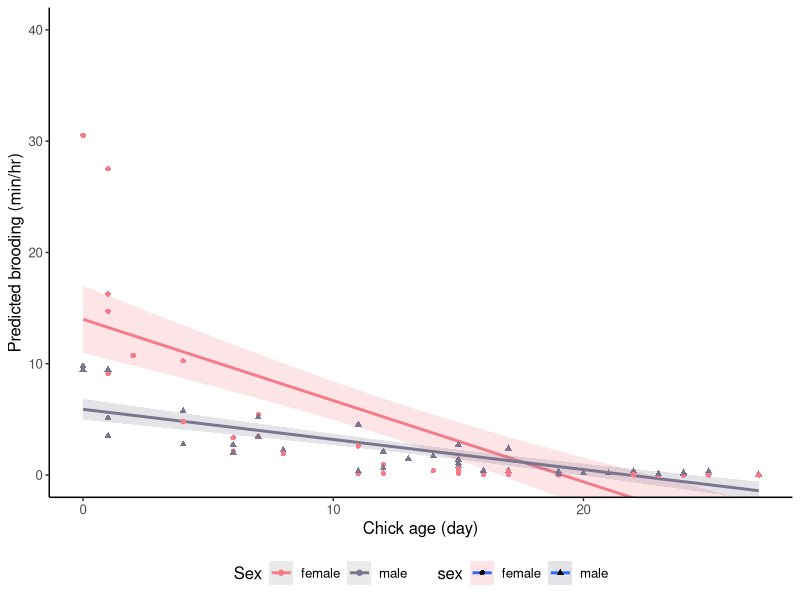

Reproduce this figure in R. (Note: this script raises an error after producing the figure.)
# intro -------------------------------------------------------------------

# Red-headed Woodpecker brooding duration model predictions
# By: Lynn Abigail Walter

# Latest updates:
# Aug 2019 - After correcting the bbyvid to sum duration of brooding, a new top model was selected. My thesis used model 1.1i which did not include Tmax as a factor, but the new top model 1.5i does.

# Best version

# libraries ---------------------------------------------------------------

library(tidyverse)
library(reshape2)
library(glmmTMB)

# data --------------------------------------------------------------------

# Behaviors by video

bbyvid <- 
  read.csv("clean_data/behaviors.csv", stringsAsFactors = FALSE) %>%
  as_tibble() %>%
  mutate(
    # Calculate standardized temperatures
    std_tmax = (tmax - mean(tmax))/sd(tmax),
    brood_perhr = (brooding_min/usable_video)*60)

# script ------------------------------------------------------------------

# Run best model (see brooding_models.R)

brood_mod <- 
  glmmTMB(
    brooding_min ~ 
      exact_age_chick * sex + peeped_chick_count + std_tmax + (1|brood_id) + 
      offset(log(usable_video)), 
    data = bbyvid,
    ziformula = ~ .,
    family = "truncated_nbinom1")

summary(brood_mod)

# Generate dataframes with needed model variables to generate prediction

brooding_subset <- 
  bbyvid %>%
  select(brooding_min, subject, brood_id, exact_age_chick, sex, habitat,
         std_tmax, usable_video, peeped_chick_count) 

# Calculate a predicted brooding rate (brooding per minute)

brooding_predictions <-
  brooding_subset %>%
  mutate(
    predicted_brood_per_unit = 
      stats::predict(brood_mod, brooding_subset, type = "response"),
    predicted_brood_per_hr =
      (predicted_brood_per_unit/usable_video)*60,
    brood_per_hr = (brooding_min/usable_video)*60,
    tmax = ifelse(std_tmax > 0, "Hot", "Cool"))

# experimental ------------------------------------------------------------

# Generate dataframes with needed model variables to generate prediction

brooding_subset2 <- 
  bbyvid %>%
  select(brooding_min, subject, brood_id, exact_age_chick, sex, habitat,
         std_tmax, usable_video, peeped_chick_count, tmax) 

# Calculate a predicted brooding rate (brooding per minute)

brooding_predictions2 <-
  brooding_subset2 %>%
  mutate(
    predicted_brood_per_unit = 
      stats::predict(brood_mod, brooding_subset2, type = "response"),
    predicted_brood_per_hr =
      (predicted_brood_per_unit/usable_video)*60,
    brood_per_hr = (brooding_min/usable_video)*60)

# ------

# Set colors

colors_sex <- c("female" = "#F47C89", "male" = "#7b758e")
colors_tem <- c("Cool" = "#6bd2db", "Hot" = "#fc913a")
colors_bw <- c("Cool" = "#ABABAB", "Hot" = "#333333")

# predbrood_conditional <- 
#   brooding_predictions %>% 
#   filter(predicted_brood_per_unit > 1)

# linear plots ------------------------------------------------------------

# Final brooding plot - by sex (color)

ggplot(brooding_predictions, 
       aes(x = exact_age_chick, 
           y = predicted_brood_per_hr, 
           color = sex, 
           fill = sex)) +
  stat_smooth(method = glm, 
              formula = y ~ x, 
              aes(y = predicted_brood_per_hr, 
                  color = as.factor(sex), 
                  fill = as.factor(sex)), 
              alpha = 0.2,
              se = TRUE, 
              level = 0.95, 
              fullrange = TRUE) +
  geom_point(aes(color = sex, shape = sex)) +
  coord_cartesian(ylim = c(0,40)) + 
  labs(x = "Chick age (day)", y = "Predicted brooding (min/hr)") + 
  scale_fill_manual(values = colors_sex) +
  scale_color_manual(values = colors_sex) + 
  guides(color = guide_legend("Sex")) +
  theme_classic() +
  theme(legend.position = "bottom", 
        text = element_text(size = 12)) 

# Final brooding plot - by sex (black & white)

brooding_sex <-
  ggplot(brooding_predictions, 
       aes(x = exact_age_chick, 
           y = predicted_brood_per_hr)) +
  stat_smooth(
    method = glm, 
    formula = y ~ x, 
    aes(y = predicted_brood_per_hr, 
        linetype = sex,
        color = sex), 
    size = 0.5, 
    se = TRUE, 
    level = 0.95, 
    fullrange = TRUE) +
  geom_point(aes(color = sex, shape = sex)) +
  coord_cartesian(ylim = c(0, 40)) + 
  labs(title = "Figure 3a",
       x = "Chick age (day)", 
       y = "Predicted brooding (min/hr)") + 
  guides(color = guide_legend("Sex"), 
         shape = guide_legend("Sex"),
         linetype = guide_legend("Sex")) +
  scale_shape_manual(values = c(17, 1)) +
  scale_color_manual(values = c("female" = "black", "male" = "black")) +
  scale_fill_grey(start = 0.6, end = 0.6) +
  theme_classic() +
  theme(axis.title.x = element_text(size = 10), 
        axis.title.y = element_text(size = 10),
        axis.text.y = element_text(size = 9),
        axis.text.x = element_text(size = 9),
        legend.text = element_text(size = 10),
        legend.title = element_text(size = 10),
        legend.position = "bottom") +
  ggplot2::ggsave(
  file = "brooding_sex_fig.pdf",
  path ="plots/bw/",
  width = 3.5,
  height = 3,
  units = "in",
  dpi = 600)

# linear temperature plot -------------------------------------------------

temp_line <- 
  brooding_predictions2 %>%
  ggplot(aes(x = tmax, y = predicted_brood_per_hr)) +
  stat_smooth(
    method = glm,
    formula = y ~ x,
    aes(y = predicted_brood_per_hr),
    alpha = 0.2,
    se = TRUE,
    level = 0.95,
    fullrange = TRUE,
    color = "black") +
  geom_point(shape = 1) +
  labs(title = "Figure 3b",
       x = "Maximum daily air temperature (°C)", 
       y = "Predicted brooding (min/hr)") +
  scale_fill_grey(start = 0.6, end = 0.6) +
  coord_cartesian(ylim = c(0, 40)) + 
  theme_classic() +
  theme(axis.title.x = element_text(size = 10), 
        axis.title.y = element_text(size = 10),
        axis.text.y = element_text(size = 9, color = 'black'),
        axis.text.x = element_text(size = 9, color = 'black'),
        legend.text = element_text(size = 10),
        legend.title = element_text(size = 10),
        legend.position = "none")

# violin plots ------------------------------------------------------------

# Violin plot - by temperature (black & white)

brooding_violin <- 
  ggplot(brooding_predictions, 
       aes(tmax, 
           predicted_brood_per_hr, 
           fill = tmax, 
           color = tmax)) +
  geom_violin(lwd = 0) +
  labs(title = "Figure 3b",
       x = "Maximum daily air temperature", 
       y = "Predicted brooding (min/hr)") +
  scale_x_discrete(
    labels=c("Warm\n(23.9 - 31.5°C)",
             "Hot\n(31.5 - 35.6°C)")) +
  theme(legend.position = "none") +
  scale_color_manual(values = c("Cool" = "#333333", "Hot" = "#333333")) +
  scale_fill_manual(values = c("Cool" = "#333333", "Hot" = "#333333")) +
  theme_classic() +
  theme(axis.title.x = element_text(size = 10), 
        axis.title.y = element_text(size = 10),
        axis.text.y = element_text(size = 9, color = 'black'),
        axis.text.x = element_text(size = 9, color = 'black'),
        legend.text = element_text(size = 10),
        legend.title = element_text(size = 10),
        legend.position = "none") +
  ggsave(
    file = "brooding_T_fig.pdf",
    path ="plots/bw/",
    width = 3.5,
    height = 3,
    units = "in",
    dpi = 600)

# stacked brooding plots --------------------------------------------------

cowplot::plot_grid(brooding_sex, brooding_violin, 
          labels = 'AUTO',
          nrow = 2, ncol = 1) +
  ggsave(
    file = "brooding_plots_pair.pdf",
    path ="plots/bw/",
    width = 3.5,
    height = 7,
    units = "in",
    dpi = 600)


cowplot::plot_grid(brooding_sex, temp_line, 
                   labels = 'AUTO',
                   nrow = 2, ncol = 1) +
  ggsave(
    file = "brooding_plots_pair_templine.pdf",
    path ="plots/bw/",
    width = 3.5,
    height = 7,
    units = "in",
    dpi = 600)

# comparison --------------------------------------------------------------
  
# Temp and chick age
ggplot(brooding_predictions, 
       aes(exact_age_chick, 
           predicted_brood_per_hr, 
           color = tmax, 
           fill = tmax)) +
  stat_smooth(method = glm, 
              formula = y ~ x, 
              aes(y = predicted_brood_per_hr, 
                  color = as.factor(tmax), 
                  fill = as.factor(tmax)), 
              alpha = 0.2,
              se = TRUE, 
              level = 0.95, 
              fullrange = TRUE) +
  geom_point(aes(color = tmax, shape = tmax)) +
  coord_cartesian(ylim = c(0,40)) + 
  labs(x = "Chick age (day)", y = "Predicted brooding (min/hr)") + 
  scale_fill_manual(values = colors_tem) +
  scale_color_manual(values = colors_tem) + 
  guides(color = guide_legend("Tmax")) +
  theme_classic() +
  theme(legend.position = "bottom") 

# actual brooding data plot -----------------------------------------------

# Plotting real values, not predictions
ggplot(bbyvid, 
       aes(exact_age_chick, 
           brooding_min, 
           color = sex, 
           fill = sex)) +
  geom_point(aes(color = sex, shape = sex)) +
  stat_smooth(method = glm, 
              formula = y ~ x, 
              aes(y = brooding_min, 
                  color = as.factor(sex), 
                  fill = as.factor(sex)), 
              alpha = 0.2,
              se = TRUE, 
              level = 0.95) +
  coord_cartesian(ylim = c(0,40)) + 
  labs(x = "Chick age (day)", y = "Actual brooding (min)") + 
  scale_fill_manual(values = colors_sex) +
  scale_color_manual(values = colors_sex) + 
  guides(color=guide_legend("Sex"), fill = FALSE) +
  theme_classic() +
  theme(text=element_text(size=12, family="mono"), 
        legend.position = "bottom") 

# graphs to compare hurdle and non-hurdle models --------------------------

nonhurdle <- 
  glmmTMB(brooding_min ~ exact_age_chick + as.factor(peeped_chick_count) +
            (1|brood_id) + (1|subject) + offset(log(usable_video)), 
          data = bbyvid, ziformula = ~1, family = gaussian())

predbrood_nh <- 
  bbyvid %>%
  select(brooding_min, subject, brood_id, exact_age_chick, sex,
         std_tmax, usable_video, peeped_chick_count)

predbrood_nh <-
  predbrood_nh %>%
  mutate(
    predicted_brood_per_unit = 
      stats::predict(nonhurdle, predbrood_nh, type="response"),
    predicted_brood_per_hr = (predicted_brood_per_unit/usable_video)*60,
    brood_per_hr = (brooding_min/usable_video)*60)

ggplot(data = brooding_predictions, 
       aes(x = brooding_min, 
           y = predicted_brood_per_hr)) +
  geom_point() +
  labs(main = "Hurdle model predictions", 
       x = "Brooding (min/hr)", 
       y = "Predicted brooding (min/hr)") + 
  theme_classic()

plot(brooding_predictions$brooding_min, brooding_predictions$predicted_brood_per_hr)
title(main = "Hurdle model predictions")
ylab(main = "Brooding (min/hr)")

plot(predbrood_nh$brooding_min, predbrood_nh$predicted_brood_per_hr) 
title(main = "Zero-inflated gaussian model predictions")
